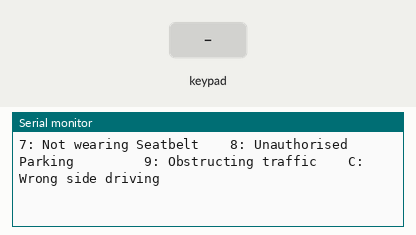
Recording of a sketch running on a simulated ESP8266 (NodeMCU). On the bench: the last lines printed to the serial monitor. The inputs (shaded band) are chosen by the test bench. WiFi joins after 1.5 s; servers stay silent unless stated; uploads are accepted with an empty reply.

Above: at 3.0 s.
3.1 s: key '1' pressed
At 4.6 s:
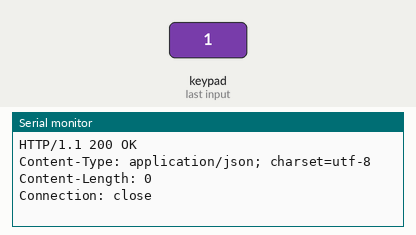
4.8 s: key 'A' pressed
At 6.6 s:
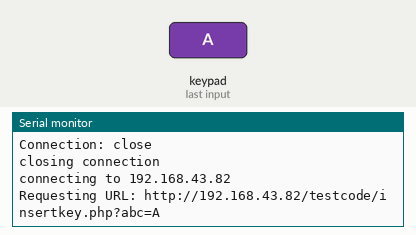
7.6 s: key 'B' pressed
At 9.4 s:
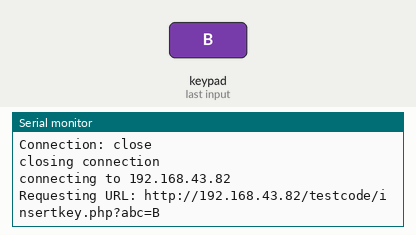
10.4 s: key 'C' pressed
At 12.2 s:
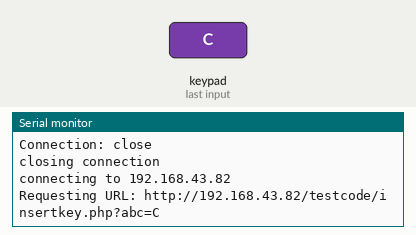
13.2 s: key '*' pressed
At 15.1 s:
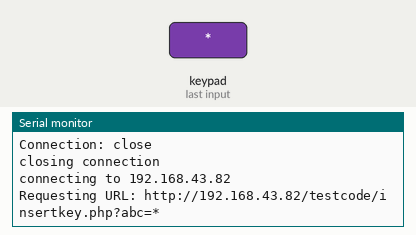
16.0 s: key '#' pressed
At 17.9 s:
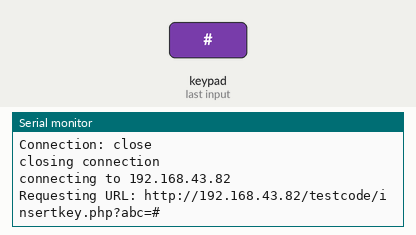

Measured:
- after the input at 3.1 s, the serial monitor: prints a new line at once (image 1)
- after the input at 4.8 s, the serial monitor: prints a new line after 1.3 s (image 2)
- after the input at 7.6 s, the serial monitor: prints a new line after 1.3 s (image 3)
- after the input at 10.4 s, the serial monitor: prints a new line after 1.4 s (image 4)
- after the input at 13.2 s, the serial monitor: prints a new line after 1.4 s (image 5)
- after the input at 16.0 s, the serial monitor: prints a new line after 1.4 s (image 6)

The sketch:

esp_keypad.ino
```cpp
#include <ESP8266WiFi.h>
#include <Keypad.h>

const char* ssid = "dude";
const char* password = "dude@901";
const char* host = "192.168.43.82";

char key;
String stored;
String names="", penalty,charge, amount_charged= "";
const byte ROWS = 4; //four rows
const byte COLS = 4; //three columns
char keys[ROWS][COLS] = {
  {'1','2','3','A'},
  {'4','5','6','B'},
  {'7','8','9','C'},
  {'*','0','#','D'}
};
// connections: keypad from left to right -> Esp8366 from D7 to D0 correspondingly
byte rowPins[ROWS] = {D7, D6, D5, D4}; //connect to the row pinouts of the keypad
byte colPins[COLS] = {D3, D2, D1, D0}; //connect to the column pinouts of the keypad

Keypad keypad = Keypad( makeKeymap(keys), rowPins, colPins, ROWS, COLS );

void setup(){
  Serial.begin(9600);
  Serial.print("Connecting to ");
  Serial.println(ssid);
  WiFi.begin(ssid, password);
  while (WiFi.status() != WL_CONNECTED) {
  delay(500);
  Serial.print(".");
  }

  Serial.println("");
  Serial.println("WiFi connected");

  Serial.println("IP address: ");
  Serial.println(WiFi.localIP());
  show_charges();
}

void loop(){
key = keypad.getKey();
  if (key){
    if (key=='1'){
      charge = "hey";
      penalty = "1000";
  }
  stored = (String)key;
  send_data();
}
}
void send_data(){
  Serial.print("connecting to ");
  Serial.println(host);

  WiFiClient client;
  const int httpPort = 80;
  if (!client.connect(host, httpPort)) {
    Serial.println("connection failed");
  return;
  }

  String url = "http://192.168.43.82/testcode/insertkey.php?abc="+stored;
  Serial.print("Requesting URL: ");
  Serial.println(url);

  client.print(String("GET ") + url + " HTTP/1.1\r\n" +
  "Host: " + host + "\r\n" +
  "Connection: close\r\n\r\n");
  delay(500);

  while(client.available()){
  String line = client.readStringUntil('\r');
  Serial.print(line);
  }

  Serial.println();
  Serial.println("closing connection");
  delay(1000);
}

void show_charges(){
  Serial.println();
  Serial.println("Select Charge: ");
  Serial.println("1: Not wearing Helmet      2: Lack of Documents            3: Rash Driving           A: Breaking Signal");
  Serial.println("4: Not having Insurance    5: Overspeeding                 6: Drunk and Drive        B: Hit and Run");
  Serial.println("7: Not wearing Seatbelt    8: Unauthorised Parking         9: Obstructing traffic    C: Wrong side driving");
}
```
